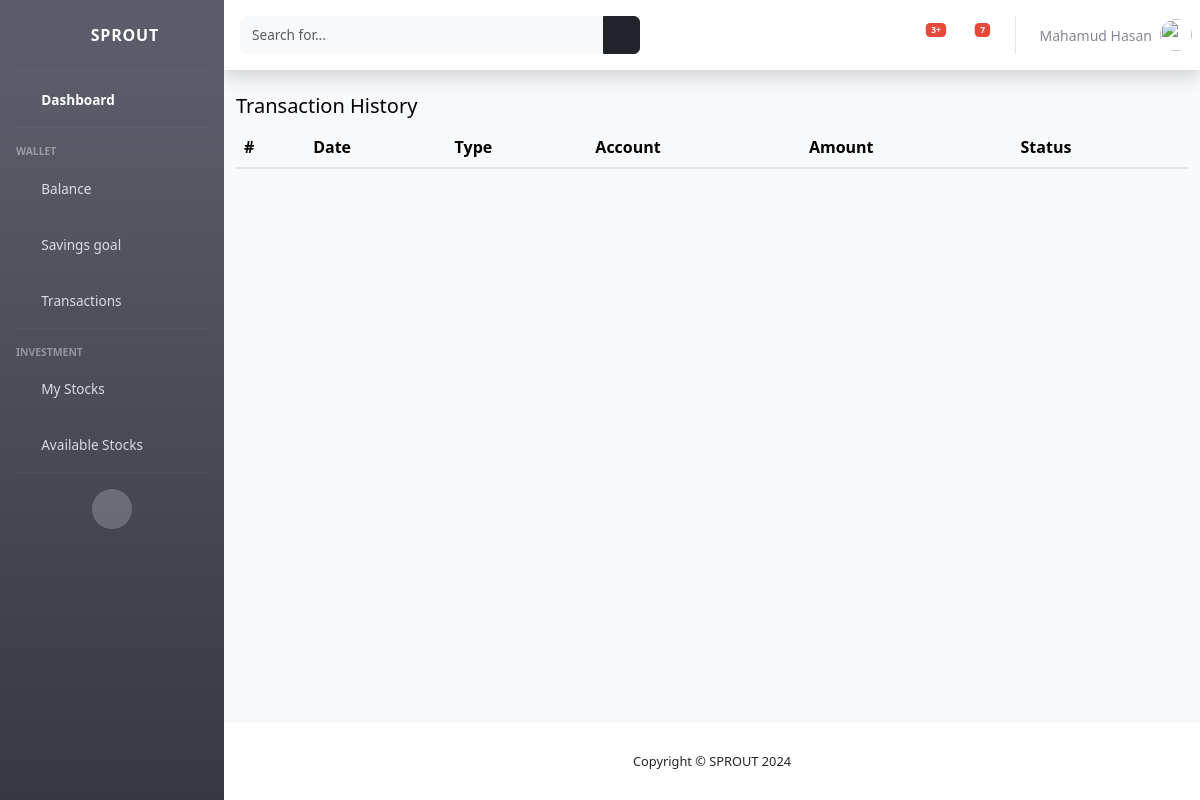
Page /wallet/transactions/ (signed in) on the earlier database version.
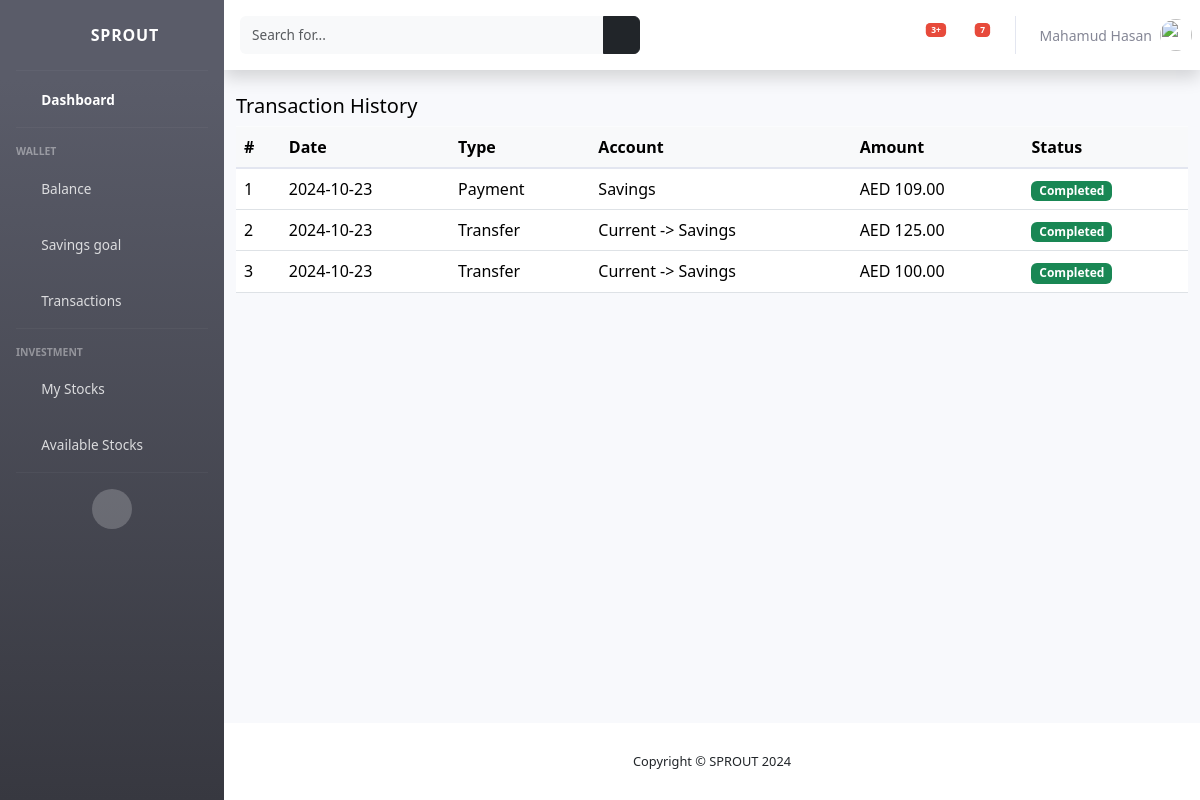
Same page on the later database version.
### accounts/models.py (models this page shows)
class UserProfile(models.Model):
    user = models.OneToOneField(User, on_delete=models.CASCADE)
    bio = models.TextField(blank=True, null=True)
    dob = models.DateField(blank=True, null=True)
    gender = models.CharField(max_length=20, choices=[('male', 'Male'), ('female', 'Female')], blank=True, null=True)
    address = models.CharField(max_length=100, blank=True, null=True)
    phone = models.CharField(max_length=20, blank=True, null=True)
    picture = models.ImageField(upload_to='profile/', null=True, blank=True)
    created_at = models.DateTimeField(auto_now_add=True)
    updated_at = models.DateTimeField(auto_now=True)
    def name(self):
        return f"{self.user.first_name} {self.user.last_name}"
    def __str__(self):
        return self.name()

### wallet/models.py (models this page shows, shortened)
class Transaction(models.Model):
    TRANSACTION_TYPES = [
        ('deposit', 'Deposit'),
        ('withdrawal', 'Withdrawal'),
        ('transfer', 'Transfer'),
        ('payment', 'Payment')
    ]
    wallet = models.ForeignKey(Wallet, on_delete=models.CASCADE, related_name='transactions')
    transaction_id = models.UUIDField(default=uuid.uuid4, unique=True, editable=False)
    amount = models.DecimalField(max_digits=10, decimal_places=2)
    account = models.CharField(max_length=50, blank=True, null=True)
    transaction_type = models.CharField(max_length=20, choices=TRANSACTION_TYPES)
    description = models.TextField(null=True, blank=True)
    created_at = models.DateTimeField(auto_now_add=True)

### wallet/views.py (the view)
# urls.py: path('transactions/', views.transaction_history, name="transactions"),
def transaction_history(request):
    t = Transaction.objects.filter(wallet=request.user.wallet).order_by('-created_at')
    return render(request, 'wallet/transactions.html', {'transactions': t})

### templates/wallet/transactions.html (shortened to what this page needs)
{% extends 'base.html' %}
{% block css %}
    <link href="https://cdn.jsdelivr.net/npm/bootstrap@5.3.3/dist/css/bootstrap.min.css" rel="stylesheet"
>
{% endblock %}
{% block content %}
<div class="row my-4" style="color: #000">
            <div class="col-md-12">
                <h5>Transaction History</h5>
                <table class="table table-hover text-capitalize">
                    <thead class="table-light">
                    <tr>
                        <th>#</th>
                        <th>Date</th>
                        <th>Type</th>
                        <th>Account</th>
                        <th>Amount</th>
                        <th>Status</th>
                    </tr>
                    </thead>
                    <tbody>
                    {% for t in transactions %}
                    <tr>
                        <td>{{ forloop.counter }}</td>
                        <td>{{ t.created_at|date:'Y-m-d' }}</td>
                        <td>{{ t.transaction_type }}</td>
                        <td>{{ t.account }}</td>
                        <td>AED {{ t.amount }}</td>
                        <td><span class="badge bg-success">Completed</span></td>
                    </tr>
                    {% endfor %}
                    </tbody>
                </table>
            </div>
        </div>
{% endblock %}

### templates/base.html (shortened to what this page needs)
<!DOCTYPE html>
<html lang="en">
{% load static %}
<head>
    <link href="{% static 'vendor/fontawesome-free/css/all.min.css' %}" rel="stylesheet" type="text/css">
    <link href="{% static 'css/sb-admin-2.min.css' %}" rel="stylesheet">
    {% block css %} {% endblock %}
</head>
<body id="page-top">
    <div id="wrapper">
        <ul class="navbar-nav bg-gradient-dark sidebar sidebar-dark accordion" id="accordionSidebar">
            <a class="sidebar-brand d-flex align-items-center justify-content-center" href="{% url 'index' %}">
                <div class="sidebar-brand-icon rotate-n-15">
                    <i class="fas fa-laugh-wink"></i>
                </div>
                <div class="sidebar-brand-text mx-3">SPROUT</div>
            </a>
            <hr class="sidebar-divider my-0">
            <li class="nav-item active">
                <a class="nav-link" href="{% url 'main:dashboard' %}">
                    <i class="fas fa-fw fa-tachometer-alt"></i>
                    <span>Dashboard</span></a>
            </li>
            <hr class="sidebar-divider">
            <div class="sidebar-heading">
                Wallet
            </div>
            <li class="nav-item">
                <a class="nav-link collapsed" href="{% url 'wallet:wallet_balance' %}">
                    <i class="fas fa-fw fa-wallet"></i>
                    <span>Balance</span>
                </a>
            </li>
            <li class="nav-item">
                <a class="nav-link collapsed" href="{% url 'wallet:savings_goal' %}">
                    <i class="fas fa-fw fa-wallet"></i>
                    <span>Savings goal</span>
                </a>
            </li>
            <li class="nav-item">
                <a class="nav-link collapsed" href="{% url 'wallet:transactions' %}">
                    <i class="fas fa-fw fa-credit-card"></i>
                    <span>Transactions</span>
                </a>
            </li>
            <hr class="sidebar-divider">
            <div class="sidebar-heading">
                Investment
            </div>
            <li class="nav-item">
                <a class="nav-link" href="{% url 'stock:user_stocks' %}">
                    <i class="fas fa-fw fa-chart-area"></i>
                    <span>My Stocks</span></a>
            </li>
            <li class="nav-item">
                <a class="nav-link" href="{% url 'stock:stock_list' %}">
                    <i class="fas fa-fw fa-table"></i>
                    <span>Available Stocks</span></a>
            </li>
            <hr class="sidebar-divider d-none d-md-block">
            <div class="text-center d-none d-md-inline">
                <button class="rounded-circle border-0" id="sidebarToggle"></button>
            </div>
        </ul>
        <div id="content-wrapper" class="d-flex flex-column">
            <div id="content">
                <nav class="navbar navbar-expand navbar-light bg-white topbar mb-4 static-top shadow">
                    <form
                        class="d-none d-sm-inline-block form-inline mr-auto ml-md-3 my-2 my-md-0 mw-100 navbar-search">
                        <div class="input-group">
                            <input type="text" class="form-control bg-light border-0 small" placeholder="Search for..."
                                aria-label="Search" aria-describedby="basic-addon2">
                            <div class="input-group-append">
                                <button class="btn btn-dark" type="button">
                                    <i class="fas fa-search fa-sm"></i>
                                </button>
                            </div>
                        </div>
                    </form>
                    <ul class="navbar-nav ml-auto">
                        <li class="nav-item dropdown no-arrow mx-1">
                            <a class="nav-link dropdown-toggle" href="#" id="alertsDropdown" role="button"
                                data-toggle="dropdown" aria-haspopup="true" aria-expanded="false">
                                <span class="badge badge-danger badge-counter">3+</span>
                            </a>
                        </li>
                        <li class="nav-item dropdown no-arrow mx-1">
                            <a class="nav-link dropdown-toggle" href="#" id="messagesDropdown" role="button"
                                data-toggle="dropdown" aria-haspopup="true" aria-expanded="false">
                                <span class="badge badge-danger badge-counter">7</span>
                            </a>
                        </li>
                        <li class="nav-item dropdown no-arrow">
                            <a class="nav-link dropdown-toggle" href="#" id="userDropdown" role="button"
                                data-toggle="dropdown" aria-haspopup="true" aria-expanded="false">
                                <span class="mr-2 d-none d-lg-inline text-gray-600 small">{{ user.userprofile }}</span>
                                <img class="img-profile rounded-circle"
                                    src="{% if user.userprofile.picture %}{{ user.userprofile.image.url }}{% else %}{% static 'img/profile.jpg' %}{% endif %}">
                            </a>
                        </li>
                    </ul>
                </nav>
                <div class="container">
                    {% block content %} {% endblock %}
                </div>
            </div>
            <footer class="sticky-footer bg-white">
                <div class="container my-auto">
                    <div class="copyright text-center my-auto">
                        <span>Copyright &copy; SPROUT 2024</span>
                    </div>
                </div>
            </footer>
        </div>
    </div>
</body>
</html>

Differences in the rows shown:
added Transaction: created_at "2024-10-23", transaction_type "Payment", account "Savings", amount "109.00"
added Transaction: created_at "2024-10-23", transaction_type "Transfer", account "Current -> Savings", amount "125.00"
added Transaction: created_at "2024-10-23", transaction_type "Transfer", account "Current -> Savings", amount "100.00"
